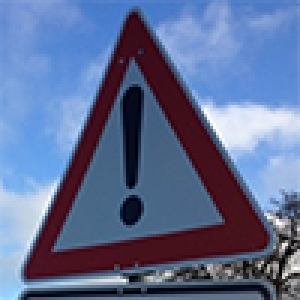
#> input picture websign/1-2.jpg, 100 x 100 px (shown 3 times larger); its folder holds 4 pictures in this run
$ jupyter execute --allow-errors Traffic_Sign_Classifier.ipynb   (shell and % lines are left out)
#> lines starting #> are read from the running program, lines starting #| are printed output that depends on the picture
# Self-Driving Car Engineer Nanodegree

## Deep Learning

## Project: Build a Traffic Sign Recognition Classifier

In this notebook, a template is provided for you to implement your functionality in stages, which is required to successfully complete this project. If additional code is required that cannot be included in the notebook, be sure that the Python code is successfully imported and included in your submission if necessary.

> **Note**: Once you have completed all of the code implementations, you need to finalize your work by exporting the iPython Notebook as an HTML document. Before exporting the notebook to html, all of the code cells need to have been run so that reviewers can see the final implementation and output. You can then export the notebook by using the menu above and navigating to  \n",
    "**File -> Download as -> HTML (.html)**. Include the finished document along with this notebook as your submission.

In addition to implementing code, there is a writeup to complete. The writeup should be completed in a separate file, which can be either a markdown file or a pdf document. There is a [write up template](https://github.com/udacity/CarND-Traffic-Sign-Classifier-Project/blob/master/writeup_template.md) that can be used to guide the writing process. Completing the code template and writeup template will cover all of the [rubric points](https://review.udacity.com/#!/rubrics/481/view) for this project.

The [rubric](https://review.udacity.com/#!/rubrics/481/view) contains "Stand Out Suggestions" for enhancing the project beyond the minimum requirements. The stand out suggestions are optional. If you decide to pursue the "stand out suggestions", you can include the code in this Ipython notebook and also discuss the results in the writeup file.

>**Note:** Code and Markdown cells can be executed using the **Shift + Enter** keyboard shortcut. In addition, Markdown cells can be edited by typically double-clicking the cell to enter edit mode.

---
## Step 0: Load The Data

[cell 1]
# Load pickled data
import pickle


# Paths to files with dataset
training_file   = './train.p'
validation_file = './valid.p'
testing_file    = './test.p'

#> (the rest of this cell did not finish here and is left out)

[cell 2]
# Load pickled data
import pickle

# TODO: Fill this in based on where you saved the training and testing data

training_file = './train.p'
validation_file = './valid.p'
testing_file = './test.p'

#> (the rest of this cell did not finish here and is left out)

---

## Step 1: Dataset Summary & Exploration

The pickled data is a dictionary with 4 key/value pairs:

- `'features'` is a 4D array containing raw pixel data of the traffic sign images, (num examples, width, height, channels).
- `'labels'` is a 1D array containing the label/class id of the traffic sign. The file `signnames.csv` contains id -> name mappings for each id.
- `'sizes'` is a list containing tuples, (width, height) representing the original width and height the image.
- `'coords'` is a list containing tuples, (x1, y1, x2, y2) representing coordinates of a bounding box around the sign in the image. **THESE COORDINATES ASSUME THE ORIGINAL IMAGE. THE PICKLED DATA CONTAINS RESIZED VERSIONS (32 by 32) OF THESE IMAGES**

Complete the basic data summary below. Use python, numpy and/or pandas methods to calculate the data summary rather than hard coding the results. For example, the [pandas shape method](http://pandas.pydata.org/pandas-docs/stable/generated/pandas.DataFrame.shape.html) might be useful for calculating some of the summary results.

### Provide a Basic Summary of the Data Set Using Python, Numpy and/or Pandas

[cell 3]
### Replace each question mark with the appropriate value.
### Use python, pandas or numpy methods rather than hard coding the results

import pandas as pd


# Number of training examples
# shape = (34799, 32, 32, 3)
#> (the rest of this cell did not finish here and is left out)

### Include an exploratory visualization of the dataset

Visualize the German Traffic Signs Dataset using the pickled file(s). This is open ended, suggestions include: plotting traffic sign images, plotting the count of each sign, etc.

The [Matplotlib](http://matplotlib.org/) [examples](http://matplotlib.org/examples/index.html) and [gallery](http://matplotlib.org/gallery.html) pages are a great resource for doing visualizations in Python.

**NOTE:** It's recommended you start with something simple first. If you wish to do more, come back to it after you've completed the rest of the sections. It can be interesting to look at the distribution of classes in the training, validation and test set. Is the distribution the same? Are there more examples of some classes than others?

[cell 4]
# Data exploration visualization code goes here.
import matplotlib.pyplot as plt
# Visualizations will be shown in the notebook.


# Get sign description by it's index (label)
# 'index' - sign index
def get_sign_label(index):
    # Looking for sign with proper index
    for sign_class in sign_dict:
        if sign_class[0] == index:
            return sign_class[1]
    return('Index not found')

# Count how many times class represented inside dataset
# 'index' - sign index
# 'dataset' - dictionary with sign labels
# [15 lines left out: functions count_class, find_pic_id, not called in this run]


# Convert Pandas data frame to Numpy array
#> (the rest of this cell did not finish here and is left out)

[cell 5]
### Data exploration visualization code goes here.
### Feel free to use as many code cells as needed.
import matplotlib.pyplot as plt
# Visualizations will be shown in the notebook.

----

## Step 2: Design and Test a Model Architecture

Design and implement a deep learning model that learns to recognize traffic signs. Train and test your model on the [German Traffic Sign Dataset](http://benchmark.ini.rub.de/?section=gtsrb&subsection=dataset).

The LeNet-5 implementation shown in the [classroom](https://classroom.udacity.com/nanodegrees/nd013/parts/fbf77062-5703-404e-b60c-95b78b2f3f9e/modules/6df7ae49-c61c-4bb2-a23e-6527e69209ec/lessons/601ae704-1035-4287-8b11-e2c2716217ad/concepts/d4aca031-508f-4e0b-b493-e7b706120f81) at the end of the CNN lesson is a solid starting point. You'll have to change the number of classes and possibly the preprocessing, but aside from that it's plug and play!

With the LeNet-5 solution from the lecture, you should expect a validation set accuracy of about 0.89. To meet specifications, the validation set accuracy will need to be at least 0.93. It is possible to get an even higher accuracy, but 0.93 is the minimum for a successful project submission.

There are various aspects to consider when thinking about this problem:

- Neural network architecture (is the network over or underfitting?)
- Play around preprocessing techniques (normalization, rgb to grayscale, etc)
- Number of examples per label (some have more than others).
- Generate fake data.

Here is an example of a [published baseline model on this problem](http://yann.lecun.com/exdb/publis/pdf/sermanet-ijcnn-11.pdf). It's not required to be familiar with the approach used in the paper but, it's good practice to try to read papers like these.

### Pre-process the Data Set (normalization, grayscale, etc.)

Minimally, the image data should be normalized so that the data has mean zero and equal variance. For image data, `(pixel - 128)/ 128` is a quick way to approximately normalize the data and can be used in this project.

Other pre-processing steps are optional. You can try different techniques to see if it improves performance.

Use the code cell (or multiple code cells, if necessary) to implement the first step of your project.

[cell 6]
### Preprocess the data here. It is required to normalize the data. Other preprocessing steps could include
### converting to grayscale, etc.
### Feel free to use as many code cells as needed.

##Shuffle the training data.

##AUGMENTATION: Increase 2 times the training set. Second part of training set will be a rotated (-10 degrees counterclock-wise) and zoomed (ratio = 1.25) images from first part.
##Apply grayscale filter for all datasets.
##Apply normalization filter (cv.NORM_MINMAX) for all datasets.


from sklearn.utils import shuffle
import numpy as np
import cv2


#> (the rest of this cell did not finish here and is left out)

### Model Architecture

[cell 7]
### Define your architecture here.
### Feel free to use as many code cells as needed.

import tensorflow as tf

EPOCHS = 10
BATCH_SIZE = 128

### Train, Validate and Test the Model

This solution based on LeNet-5 architecture (modification).
Input
The LeNet architecture accepts a 32x32xC image as input, where C is the number of color channels.
By default dataset images are RGB, C = 3 in this case.
After an RGB to grayscale transform, C = 1.

Architecture

**Layer**	**Description**
**Layer 1: Convolutional**	Output shape is 28x28x6
**Activation: ReLU**	ReLU - a rectified linear unit
**Pooling**	Output shape is 14x14x6
**Layer 2: Convolutional**	Output shape is 10x10x16
**Activation: ReLU**	ReLU - a rectified linear unit
**Pooling**	Output shape is 5x5x16
**Flatten**	Flatten the output shape of the final pooling layer such that it's 1D instead of 3D. The easiest way to do it is using
tf.contrib.layers.flatten. Transform to vector with 400 output elements.
**Layer 3: Fully connected**	120 outputs
**Activation: ReLU**	ReLU - a rectified linear unit
**Dropout operation**
**Layer 4: Fully connected**	84 outputs
**Activation: ReLU**	ReLU - a rectified linear unit
**Dropout operation**
**Layer 5: Fully Connected (Logits)**

43 outputs
Output
Return the result of the 2-nd fully conected layer.

[cell 8]
### Train your model here.
### Calculate and report the accuracy on the training and validation set.
### Once a final model architecture is selected,
### the accuracy on the test set should be calculated and reported as well.
### Feel free to use as many code cells as needed.


from tensorflow.contrib.layers import flatten

# [74 lines left out: function LeNet, not called in this run]

# Train, Validate and Test the Model
A validation set can be used to assess how well the model is performing. A low accuracy on the training and validation sets imply underfitting. A high accuracy on the training set but low accuracy on the validation set implies overfitting.
Features and Labels
x is a placeholder for a batch of input images
y is a placeholder for a batch of output labels
keep_prob is a probability to keep units during dropout operation

#> (a cell that did not finish here is left out)

Training Pipeline

[cell 10]
# Learning rate
rate = 0.001

# Pass input data to the LeNet function
#> (the rest of this cell did not finish here and is left out)

Model Evaluation
Evaluate how well the loss and accuracy of the model for a given dataset.

#> (a cell that did not finish here is left out)

Train the Model
Calculate and report the accuracy on the training and validation set.
Run the training data through the training pipeline to train the model.
Before each epoch, shuffle the training set.
After each epoch, measure the loss and accuracy of the validation set.
Save the model after training.

#> (a cell that did not finish here is left out)

Evaluate the Model
Evaluate the performance of the model on the test set.

#> (a cell that did not finish here is left out)

---

## Step 3: Test a Model on New Images

To give yourself more insight into how your model is working, download at least five pictures of German traffic signs from the web and use your model to predict the traffic sign type.

You may find `signnames.csv` useful as it contains mappings from the class id (integer) to the actual sign name.

### Load and Output the Images

[cell 14]
### Load the images and plot them here.
### Feel free to use as many code cells as needed.

import os
import matplotlib.pyplot as plt
import cv2

X_web = []
path = "websign/"
web_img_list = os.listdir(path)
# Read all images from web-sign-examples folder
for img_name in web_img_list:
    if (img_name[-3:] == 'jpg'):
        image_BGR = cv2.imread(path + img_name)
#> image_BGR is the input picture: shape (100, 100, 3); mean B, G, R 148.5, 110.4, 95.8
        image_RGB = cv2.cvtColor(image_BGR, cv2.COLOR_BGR2RGB)
        # Resize all images to 32x32x3
        resize_image = cv2.resize(image_RGB, (32, 32))
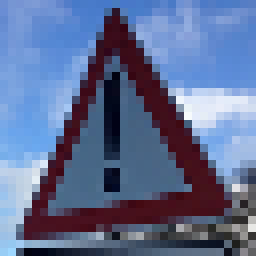
#> resize_image: shape (32, 32, 3) (shown 8 times larger); mean R, G, B 95.3, 110, 148.2
        X_web.append(resize_image)
#> pass 2 of the loop `for img_name in web_img_list:`:
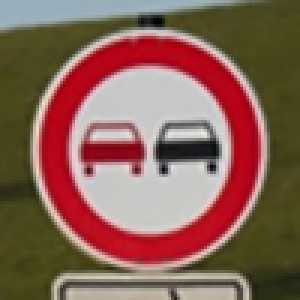
#> input picture websign/2-2.jpg, 100 x 100 px (shown 3 times larger)
#> image_BGR is the input picture: shape (100, 100, 3); mean B, G, R 86.2, 99, 136.9
#> `resize_image = cv2.resize(image_RGB, (32, 32))`:
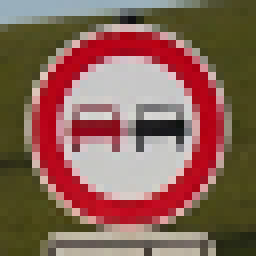
#> resize_image: shape (32, 32, 3) (shown 8 times larger); mean R, G, B 136.9, 99, 86.3
#> pass 3 of the loop `for img_name in web_img_list:`:
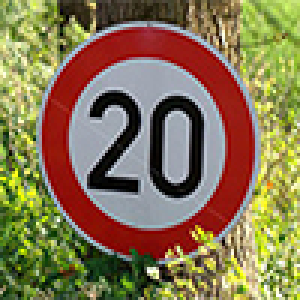
#> input picture websign/3.jpg, 100 x 100 px (shown 3 times larger)
#> image_BGR is the input picture: shape (100, 100, 3); mean B, G, R 81.3, 118.6, 135
#> `resize_image = cv2.resize(image_RGB, (32, 32))`:
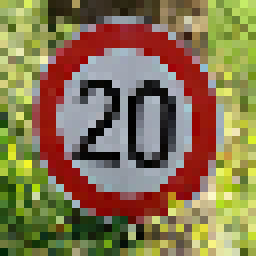
#> resize_image: shape (32, 32, 3) (shown 8 times larger); mean R, G, B 133.6, 117.6, 80
#> the loop made 4 passes; the first 3 are shown

# Add class labels for images
y_web = [18, 9, 0, 26, 14, 12, 13, 33]
#> y_web = [18, 9, 0, 26, 14, 12, 13, 33]

# Plot images with class names
# Each subplot - one sign class with title
plt.figure(figsize=(8, 8))
#> (the rest of this cell did not finish here and is left out)
